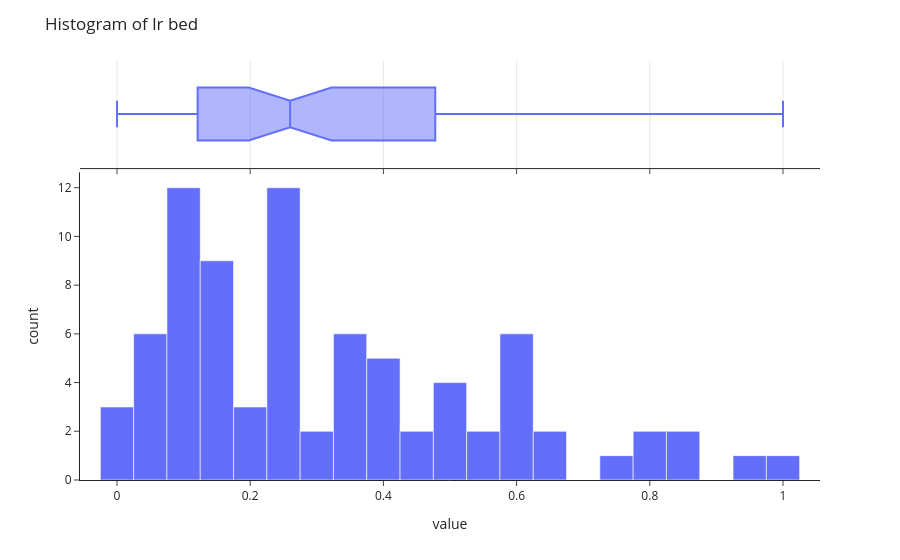

The notebook cell saved with this chart:
### Code cell
fig = px.histogram(lr_scene_bed_tensor_norm.reshape(-1), marginal = "box", nbins = 40)
fig.update_layout(showlegend = False, template = "simple_white", title = "Histogram of lr bed")
fig.show()

### Figure 1 — Plotly figure (JSON) as saved in the notebook; plotly's stock layout.template omitted (floating-point values rounded to 4 significant figures)
{"data": [{"alignmentgroup": "True", "bingroup": "x", "hovertemplate": "variable=0<br>value=%{x}<br>count=%{y}<extra></extra>", "legendgroup": "0", "marker": {"color": "#636efa", "pattern": {"shape": ""}}, "name": "0", "nbinsx": 40, "offsetgroup": "0", "orientation": "v", "showlegend": true, "type": "histogram", "x": [0.9603, 0.8194, 0.8366, 0.6358, 0.4789, 0.531, 0.2607, 0.1649, 0.1553, 1, 0.8254, 0.808, 0.7258, 0.6217, 0.4776, 0.2325, 0.1293, 0.1155, 0.6237, 0.5933, 0.4338, 0.4182, 0.5752, 0.5234, 0.2652, 0.1019, 0.09933, 0.5285, 0.4947, 0.3555, 0.2589, 0.3798, 0.3816, 0.2599, 0.09023, 0.08795, 0.5877, 0.3957, 0.2542, 0.2159, 0.2177, 0.3052, 0.3413, 0.08504, 0.07979, 0.648, 0.3637, 0.2403, 0.1907, 0.1625, 0.2698, 0.3571, 0.0869, 0.06563, 0.5876, 0.4338, 0.2412, 0.1701, 0.1356, 0.1636, 0.267, 0.06829, 0.044, 0.4042, 0.367, 0.2353, 0.157, 0.1226, 0.1018, 0.1165, 0.03095, 0.03051, 0.3742, 0.3202, 0.2252, 0.1506, 0.1152, 0.05222, 0.008586, 0, 0.01134], "xaxis": "x", "yaxis": "y"}, {"alignmentgroup": "True", "hovertemplate": "variable=0<br>value=%{x}<extra></extra>", "legendgroup": "0", "marker": {"color": "#636efa"}, "name": "0", "notched": true, "offsetgroup": "0", "showlegend": false, "type": "box", "x": [0.9603, 0.8194, 0.8366, 0.6358, 0.4789, 0.531, 0.2607, 0.1649, 0.1553, 1, 0.8254, 0.808, 0.7258, 0.6217, 0.4776, 0.2325, 0.1293, 0.1155, 0.6237, 0.5933, 0.4338, 0.4182, 0.5752, 0.5234, 0.2652, 0.1019, 0.09933, 0.5285, 0.4947, 0.3555, 0.2589, 0.3798, 0.3816, 0.2599, 0.09023, 0.08795, 0.5877, 0.3957, 0.2542, 0.2159, 0.2177, 0.3052, 0.3413, 0.08504, 0.07979, 0.648, 0.3637, 0.2403, 0.1907, 0.1625, 0.2698, 0.3571, 0.0869, 0.06563, 0.5876, 0.4338, 0.2412, 0.1701, 0.1356, 0.1636, 0.267, 0.06829, 0.044, 0.4042, 0.367, 0.2353, 0.157, 0.1226, 0.1018, 0.1165, 0.03095, 0.03051, 0.3742, 0.3202, 0.2252, 0.1506, 0.1152, 0.05222, 0.008586, 0, 0.01134], "xaxis": "x2", "yaxis": "y2"}], "layout": {"barmode": "relative", "legend": {"title": {"text": "variable"}, "tracegroupgap": 0}, "margin": {"t": 60}, "showlegend": false, "title": {"text": "Histogram of lr bed"}, "xaxis": {"anchor": "y", "domain": [0, 1], "title": {"text": "value"}}, "xaxis2": {"anchor": "y2", "domain": [0, 1], "matches": "x", "showgrid": true, "showticklabels": false}, "yaxis": {"anchor": "x", "domain": [0, 0.7326], "title": {"text": "count"}}, "yaxis2": {"anchor": "x2", "domain": [0.7426, 1], "matches": "y2", "showgrid": false, "showline": false, "showticklabels": false, "ticks": ""}}}
